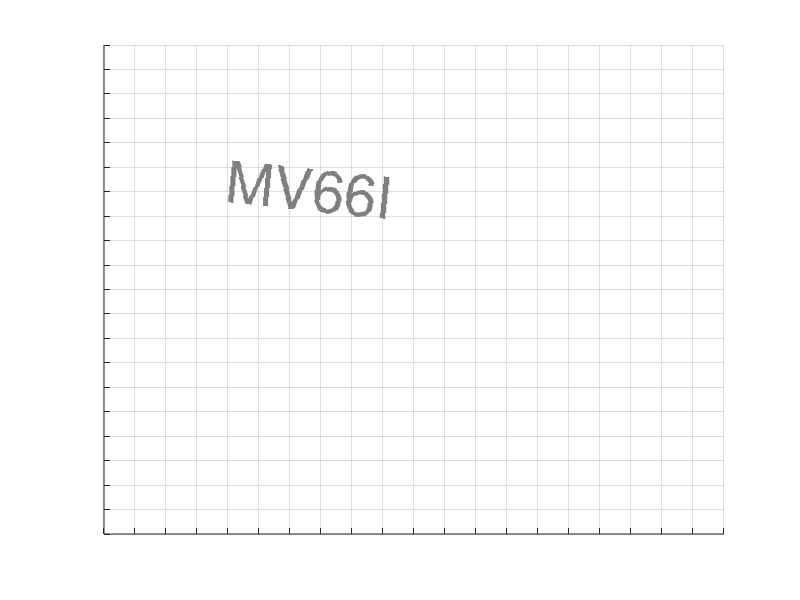

The MATLAB source for this figure:
% This is a matlab file that creates a captcha similar to the one used by
% the Holiday Inn Priority Club
% Just simply run the file and it generates a random string of 5 letters in
% a captcha

% Create Database of character
characters = char(['I','V','X','C','D','L','M','0','1','2','3','4','5','6','7','8','9']);
charlength = length(characters); % Comupte the size of our database

% We want a string of 
len = 5;

% Generate random characters from bank, save as R
i = ceil(charlength*rand(1,len));
R = characters(i);

% Generate random string on a plot
% Formatting the plot, activating the grid
set(gca,'XTick',0:.05:1);
set(gca,'YTick',0:.05:1);
set(gca,'XTickLabel','');
set(gca,'YTickLabel','');
set(gca,'GridLineStyle','-');
grid on;

% Place the random string called R on plot
h = text(.4*rand,.2+.6*rand,['\fontsize{58}', ... % Font size
    '\fontname{Helvetica}','\color{gray}',R]); %Font style/color
set(h,'Rotation',-10 + 20*rand); % Rotation between -10 and 10 degrees
